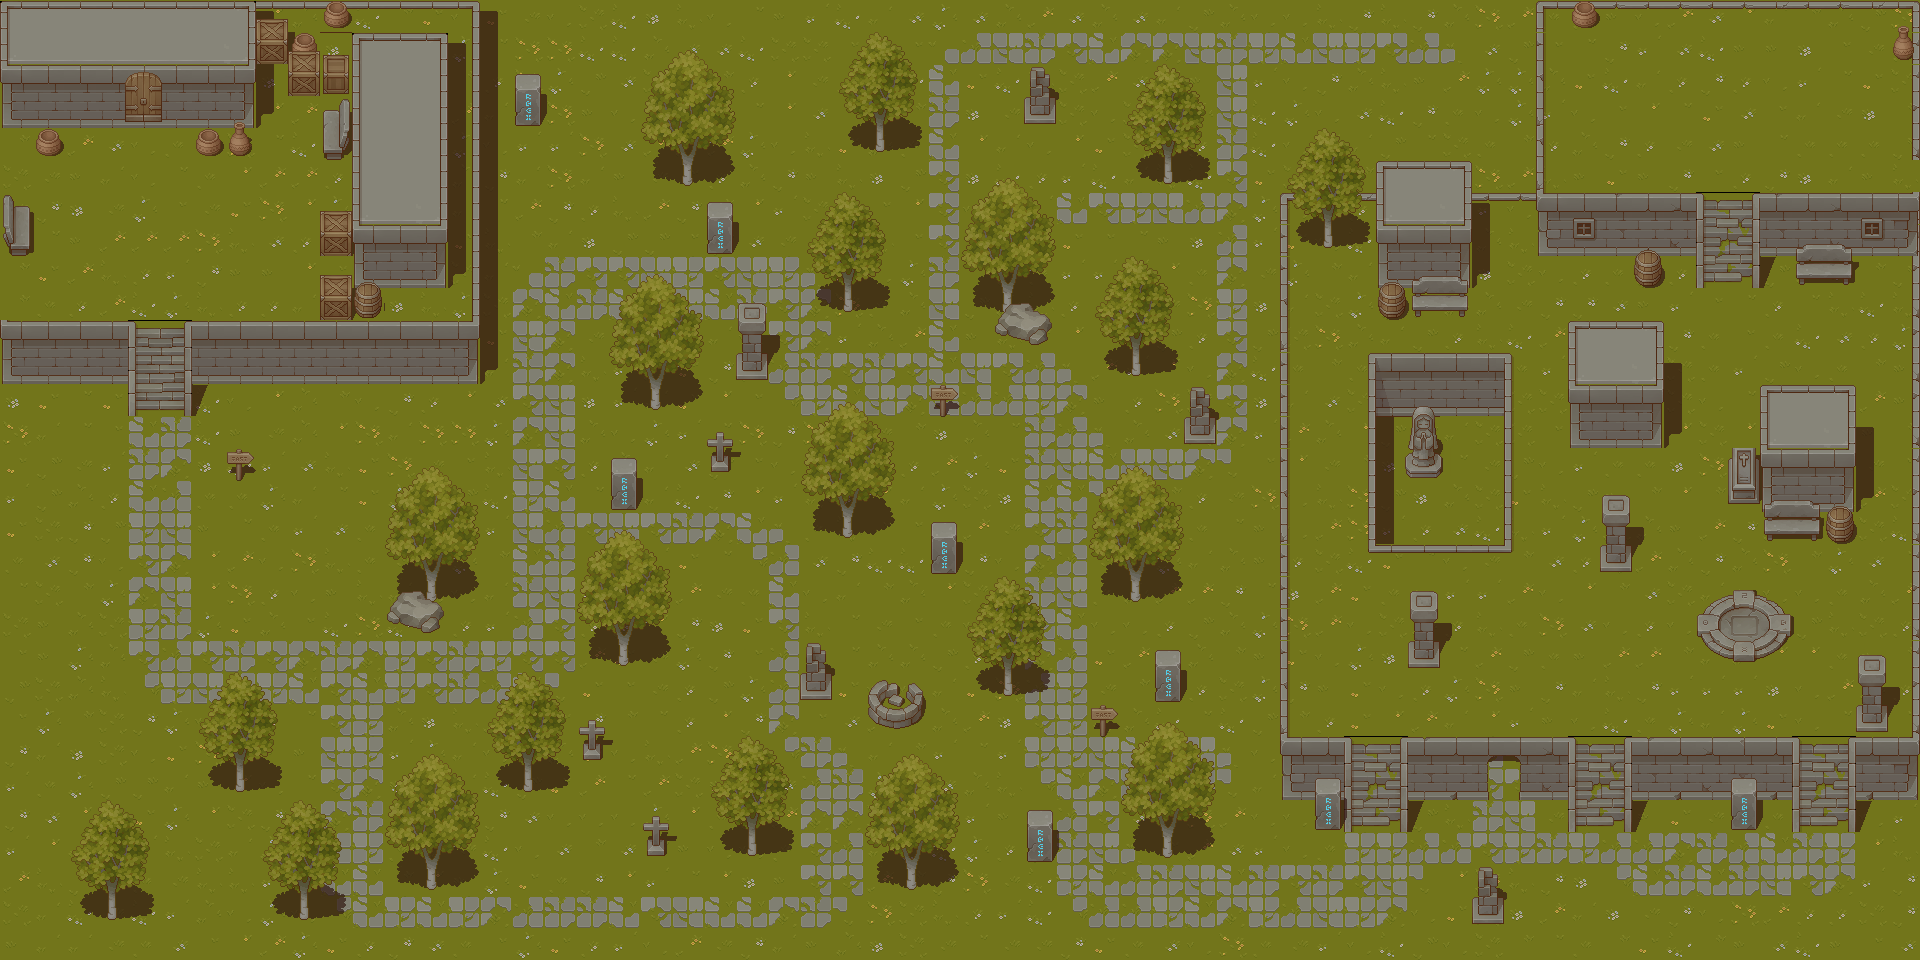

This is a level from a 2D game, rendered from its Tiled map with the project's own tilesets. A one-line summary and the map file follow, with tile-layer data summarised:
An orthogonal 60x30 tile map with 32x32 px tiles, 5 tile layers (solo, sombras, obstaculo, obstaculos2, ...).

<map version="1.10" tiledversion="1.11.0" orientation="orthogonal" renderorder="right-down" width="60" height="30" tilewidth="32" tileheight="32" infinite="0" nextlayerid="12" nextobjectid="1">
 <editorsettings>
  <export target="map.tmj" format="json" />
 </editorsettings>
 <tileset firstgid="1" name="TX_Spreedsheetv5" tilewidth="32" tileheight="32" tilecount="1920" columns="40">
  <image source="spritesheet.png" width="1281" height="1537" />
 </tileset>
 <layer id="1" name="solo" width="60" height="30">
  <data>[1800 cells, 1800 non-empty, 56 distinct tile ids]</data>
 </layer>
 <layer id="11" name="sombras" width="60" height="30" opacity="0.7">
  <data>[1800 cells, 303 non-empty, 75 distinct tile ids]</data>
 </layer>
 <layer id="3" name="obstaculo" width="60" height="30">
  <data>[1800 cells, 461 non-empty, 78 distinct tile ids]</data>
 </layer>
 <layer id="5" name="obstaculos2" width="60" height="30">
  <data>[1800 cells, 183 non-empty, 99 distinct tile ids]</data>
 </layer>
 <layer id="8" name="obstaculos3" width="60" height="30">
  <data>[1800 cells, 66 non-empty, 32 distinct tile ids]</data>
 </layer>
</map>